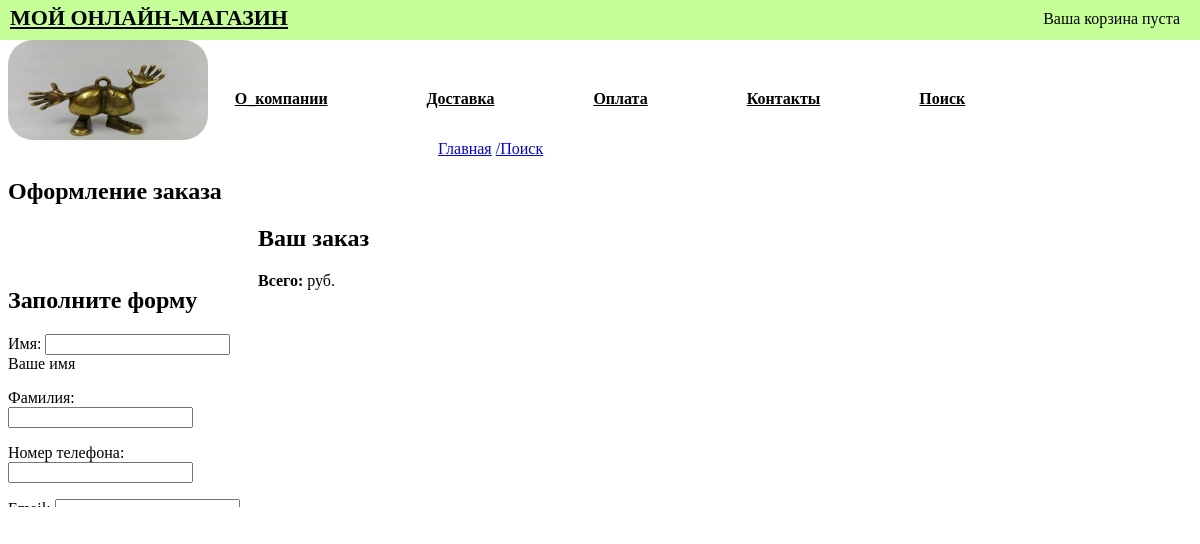
Before: /order/create/ (signed in) with the older database file.
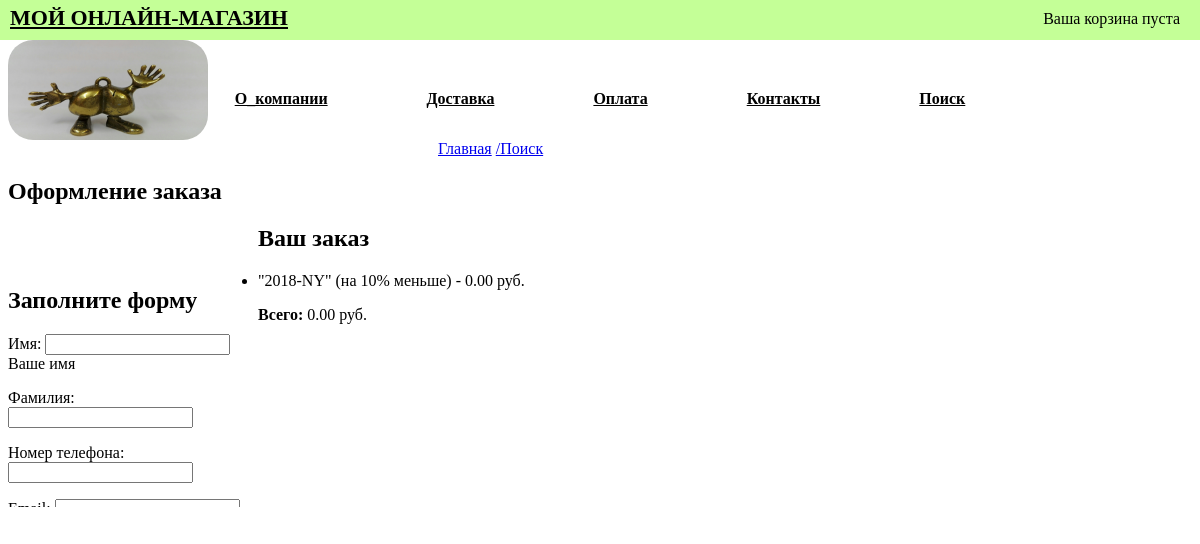
After: the same page with the newer database file.
### cupons/models.py (models this page shows, shortened)
class Cupon(models.Model):
    class Meta():
        verbose_name_plural = "Купоны"
        verbose_name = "Купон"
    code = models.CharField(max_length=50, unique=True, verbose_name="Код")
    valid_from = models.DateTimeField()
    valid_to = models.DateTimeField()
    discount = models.IntegerField(validators=[MinValueValidator(0), MaxValueValidator(100)])
    active = models.BooleanField()

### orders/views.py (the view, shortened to what this page needs)
def order_create(request):
    cart = Cart(request)
    form = OrderCreateForm()
    return render(request, 'orders/order/create.html', {'cart': cart,
                                                        'form': form})

### orders/forms.py
class OrderCreateForm(forms.ModelForm):
    class Meta:
        model = Order
        fields = ['first_name', 'last_name', 'mobile_number', 'email', 'city',
                  'address', 'postal_code']

### cart/cart.py (called while the page is built)
    @property
    def cupon(self):
        if self.cupon_id:
            return Cupon.objects.get(id=self.cupon_id)
        return None

    def get_discount(self):
        if self.cupon:
            return (self.cupon.discount / Decimal('100')) * self.get_total_price()
        return Decimal('0')

    def get_total_price_after_discount(self):
        return self.get_total_price() - self.get_discount()

    def __len__(self):
        return sum(item['quantity'] for item in self.cart.values())

    def get_total_price(self):
        return sum(Decimal(item['price']) * item['quantity'] for item in self.cart.values())

### cart/context_processors.py (called while the page is built)
def cart(request):
    return {'cart': Cart(request)}

### orders/templates/orders/order/create.html (shortened to what this page needs)
{% extends "catalog/base.html" %}
{% block content %}
  <h1>Оформление заказа</h1>
  <div class="col-sm-4">
    <h2>Заполните форму</h2>
    <form class="order-form" action="." method="post">
      {{ form.as_p }}
    </form>
  </div>
  <div class="order-info col-sm-8">
    <h2>Ваш заказ</h2>
    <ul>
      {% if cart.cupon %}
        <li>
          "{{ cart.cupon.code }}" (на {{ cart.cupon.discount }}% меньше)
          <span> - {{ cart.get_discount|floatformat:"2"}} руб.</span>
        </li>
      {% endif %}
    </ul>
    <p><strong>Всего:</strong> {{ cart.get_total_price_after_discount|floatformat:"2"}} руб.</p>
  </div>
{% endblock %}

Changed rows visible on the page:
added Cupon: cupon.code "2018-NY", cupon.discount "10", get_discount "0.00", get_total_price_after_discount "0.00"
Other visible differences:
text now shown: "\" \" (на % меньше) - руб."
